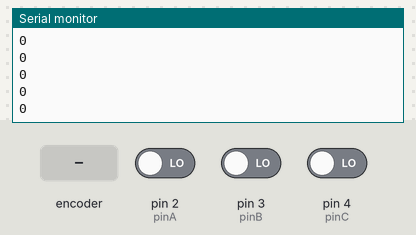
Bench run of a sketch on a simulated Arduino Uno, built with avr-gcc and run on an emulated ATmega328P. Parts: the last lines printed to the serial monitor. The test bench sets the inputs (shaded band); at power-on: pin 2 (pinA) LOW, pin 3 (pinB) LOW, pin 4 (pinC) LOW.

Above: at 1.2 s.
1.3 s: rotary encoder on pin 2 (pinA) / pin 3 (pinB) turned 1 step (first pin leading)
At 2.0 s:
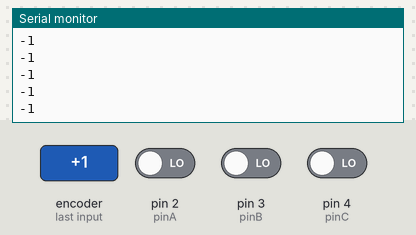
3.0 s: rotary encoder on pin 2 (pinA) / pin 3 (pinB) turned 1 step (first pin leading)
At 3.7 s:
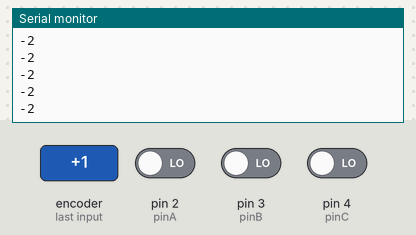
Timing chart, 0 to 6.0 s (numbered marks = the images above; inputs shaded):
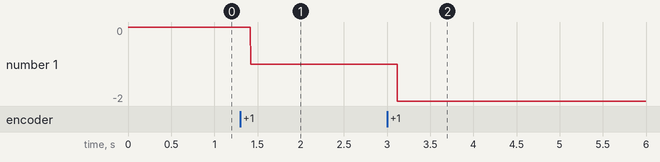

The sketch:

encoder.ino
```cpp
int pinA = 2;
int pinB = 3;
int pinC = 4;
int state = LOW;
int lastState = LOW;
int encoderPos = 0;
int fullCircle = LOW;
int lastFullCircle = LOW;
int rotCount = 0;

void setup() {

  pinMode(pinA, INPUT);
  pinMode(pinB, INPUT);
  Serial.begin(9600);

}

void loop() {
  state = digitalRead(pinA);
  fullCircle = digitalRead(pinC);
//  if ((fullCircle) && (lastFullCircle == LOW)){
//    Serial.print("Pelne kolo ");
//    Serial.println(encoderPos);}
  if ((state == HIGH) && (lastState == LOW)) {
    if (digitalRead(pinB) == HIGH) {
      encoderPos++;
    }
    else {
      encoderPos--;
    }
  }
  lastState = state;
  lastFullCircle = fullCircle;
  Serial.println(encoderPos);

}
```

Measured:
- after the input at 1.3 s, the serial monitor: prints a new line after 0.12 s (image 1)
- after the input at 3.0 s, the serial monitor: prints a new line after 0.12 s (image 2)
- plotted number 1: 0 → -1 after the input at 1.3 s, -1 → -2 after the input at 3.0 s
